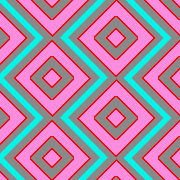
#> input picture pic/HT19-C00514-NHU036814-2SAM_CARVE.tif, 180 x 180 px, found by its file name
$ python pic_convert4.py
#> lines starting #> are read from the running program, lines starting #| are printed output that depends on the picture
from PIL import Image, ImageDraw, ImageTk, ImageOps
import numpy as np
from stl import mesh

#change parameter here
filename = "HT19-C00514-NHU036814-2SAM_CARVE.tif" #file name as load
xscale=0.15 #x scale
yscale=0.15 #y scale
thickness=1#line thickness
bz=0.4#background thickness
pz=1 #pattern thickness

img = ImageOps.flip(Image.open(filename))
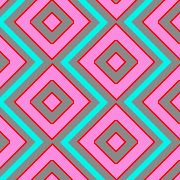
#> img: PIL image 180x180 P; mean R, G, B 170.9, 138.1, 164.4
wx, hy = img.size
#> wx = 180; hy = 180
px = img.load()

print("file name :",filename)
print("picture size x:",wx,", y:",hy)
#| picture size x: 180 , y: 180

vec=[]
for y in reversed(range(hy)):
    for x in range(wx):
        a=px[x,y]
        if y-1<0:
            #vec.append([x,y,x+1,y]) #bottom frame
            b=-1
            c=px[x,y]
        else:
            b=px[x,y-1]
        if x+1==wx:
            #vec.append([x+1,y,x+1,y+1]) #right frame
            d=-1
            c=px[x,y]
        else:
            d=px[x+1,y]

        if(y>0 and x+1!=wx): c=px[x+1,y-1]
        if x==0: vec.append([x,y,x,y+1]) #left frame
        if y+1==hy: vec.append([x,y+1,x+1,y+1]) #top frame

        #line vector
        if a!=b:
            vec.append([x ,y ,x+1,y]) #[prev,sx,sy,ex,eyo,next,status]
        if a!=d:
            vec.append([x+1,y+1,x+1,y]) #[prev,sx,sy,ex,eyo,next,status]
#> after the loop, vec = 9601 items, first 6: [0, 179, 0, 180], [0, 180, 1, 180], [1, 180, 2, 180], [2, 180, 3, 180], [3, 180, 4, 180], [4, 180, 5, 180]

# Define the 8 vertices of the cube
ver=[]
fac=[]
obj=0

print("scale x:",xscale,"mm, y:",yscale,"mm")
print("print scale x:",round(wx*xscale,2),"mm, y:",round(hy*yscale,2),"mm")
#| print scale x: 27.0 mm, y: 27.0 mm
print("line tickness :",thickness,"mm")
print("background thickness :",bz,"mm")
print("pattern thickness:",pz,"mm")

for v in vec:
    if obj==0 and bz>0:
        #background
        x1=0; y1=0;
        x2=wx*xscale; y2=hy*yscale
        z=bz
        ver.append([x1,y1,z])
        ver.append([x1,y2,z])
        ver.append([x2,y2,z])
        ver.append([x2,y1,z])
        ver.append([x1,y1,0])
        ver.append([x1,y2,0])
        ver.append([x2,y2,0])
        ver.append([x2,y1,0])

        i=obj*8
        fac.append([i+0,i+3,i+1])
        fac.append([i+1,i+3,i+2])
        fac.append([i+0,i+4,i+7])
        fac.append([i+0,i+7,i+3])
        fac.append([i+4,i+5,i+6])
        fac.append([i+4,i+6,i+7])
        fac.append([i+5,i+1,i+2])
        fac.append([i+5,i+2,i+6])
        fac.append([i+2,i+3,i+6])
        fac.append([i+3,i+7,i+6])
        fac.append([i+0,i+1,i+5])
        fac.append([i+0,i+5,i+4])
        obj+=1
#> this loop made 9601 passes
#> (v, x1, y1, x2, y2, z, i, obj) on pass 1: ([0, 179, 0, 180], 0, 0, 27, 27, 0.4, 0, 1)
#> after the loop, fac = [[0, 3, 1], [1, 3, 2], [0, 4, 7], [0, 7, 3], [4, 5, 6], [4, 6, 7], [5, 1, 2], [5, 2, 6], [2, 3, 6], [3, 7, 6], [0, 1, 5], [0, 5, 4]]; obj = 1; ver = [[0, 0, 0.4], [0, 27, 0.4], [27, 27, 0.4], [27, 0, 0.4], [0, 0, 0], [0, 27, 0], [27, 27, 0], [27, 0, 0]]

    # [37 lines of commented-out code are left out]

vertices = np.array(ver)
#> vertices has the same summary as ver
faces = np.array(fac)
#> faces has the same summary as fac
#> (the run stopped early here; a loop or call above may not have finished)
